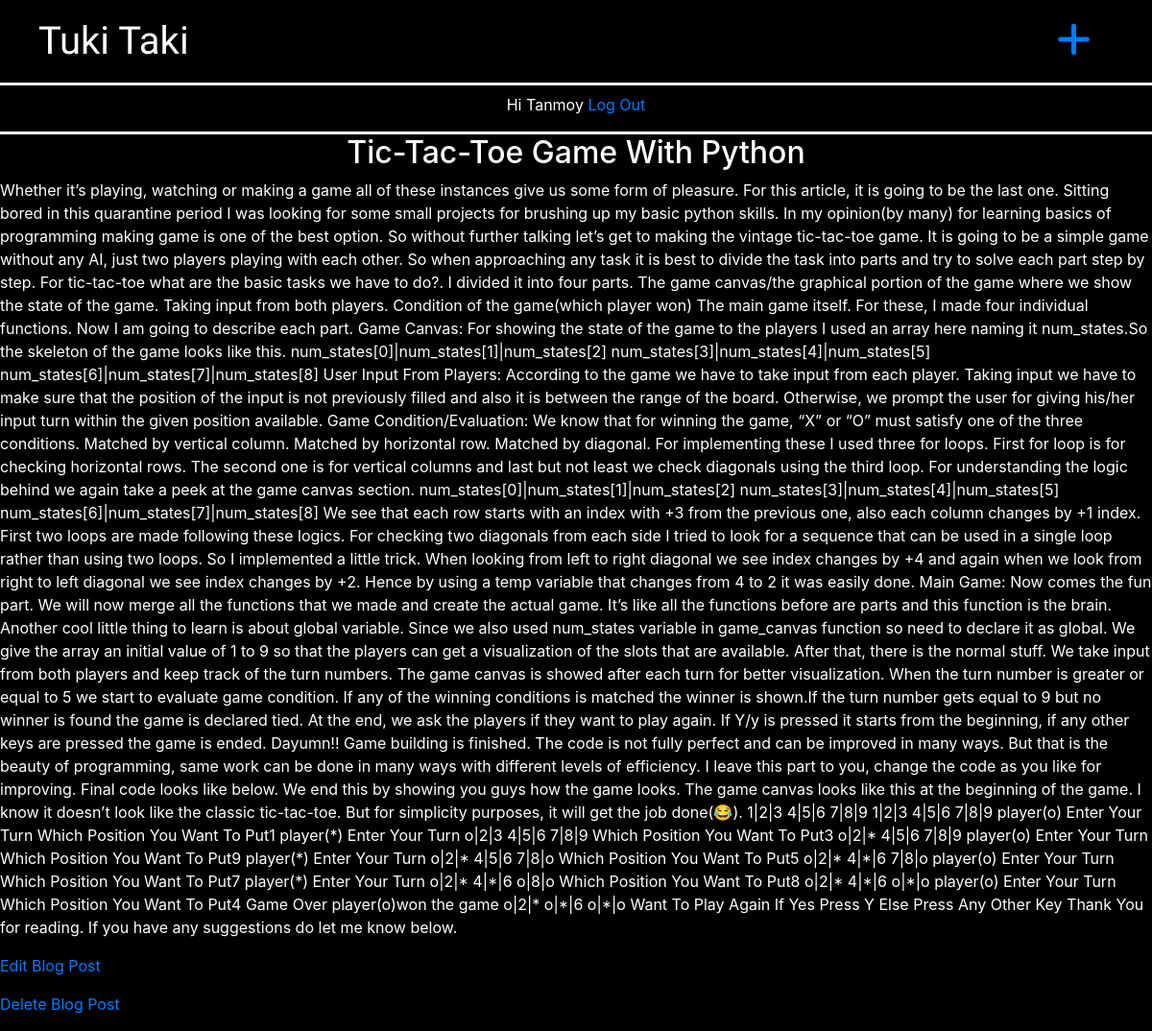
/post/6/ (signed in), run on the app's committed database.
### blog/models.py (models this page shows, shortened)
class Post(models.Model):
	title=models.CharField(max_length=200)
	author=models.ForeignKey(
		'auth.User',
		on_delete=models.CASCADE,
		)
	body = models.TextField()

### blog/views.py (the view)
# urls.py: path('post/<int:pk>/',BlogDetailView.as_view(),name='post_detail'),
class BlogDetailView(DetailView):
	model=Post
	template_name='post_detail.html'

### templates/post_detail.html
{% extends 'base.html' %}
{% block content %}
<div id="post-detail">
	<h2 class="text-center">{{post.title}}</h2>
	<p>{{post.body}}</p>
</div>
<p><a href="{% url 'post_edit' post.pk %}">Edit Blog Post</a></p>
<p><a href="{% url 'post_delete' post.pk %}">Delete Blog Post</a></p>
{% endblock content %}

### templates/base.html (shortened to what this page needs)
{% load static %}
<!DOCTYPE html>
<html>
<head>
	<link rel="stylesheet" href="https://stackpath.bootstrapcdn.com/bootstrap/4.5.0/css/bootstrap.min.css">
	<link rel="stylesheet" href="{% static 'css/base.css' %}">
</head>
<body>
		<nav class="navbar navbar-expand-lg" id ="navbar">
			<a href="{% url 'home' %}" class=" navbar-brand navbar-items pl-4" id="Home">Tuki Taki</a>
    		<div class="navbar-nav ml-auto" >
        	<a href="{% url 'post_new' %}"class="navbar-item justify-content-center pr-5" id="newpost"><i class="fas fa-plus"></i></a>
        	</div>
		</nav>
	<div class="text-center pt-2" id="login">
	{% if user.is_authenticated %}
	<p>Hi {{user.username}}
	<a href="{% url 'logout' %}">Log Out</a>
	</p>
	{% else %}
	<p > You are not logged in.
	<a href="{% url 'login' %}">Log In</a>
	</p>
	{% endif %}
	</div>
		{% block content %}
		{% endblock content %}
</body>
</html>

### static/css/base.css (style rules this page uses)
body { background-color: black; }
.navbar-items { color: white; }
#Home { font-family: 'Kaushan Script', cursive !important; font-size: 40px; }
#navbar { background-color: black; font-family: 'Kaushan Script', cursive !important; border-bottom: 3px solid white; }
#newpost { padding-right: : -0.25rem !important; font-size: 40px; }
#login { background-color: black; color: white; border-bottom: 3px solid white; }
#post-detail { color: white !important; }

### data on the page
Post: title "Tic-Tac-Toe Game With Python", body "Whether it’s playing, watching or making a game all of these instances give us some form of pleasure. For this article, it is going to be the last one. Sitting bored in this quarantine period I was looking for some small projects for brushing up my basic python skills. In my opinion(by many) for learning basics of programming making game is one of the best option. So without further talking let’s get to making the vintage tic-tac-toe game. It is going to be a simple game without any AI, just two players playing with each other. So when approaching any task it is best to divide the task into parts and try to solve each part step by step. For tic-tac-toe what are the basic tasks we have to…"

### other printed values
{{ user.username }} "Tanmoy"
